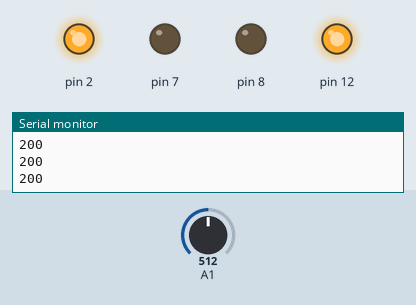
This sketch was run on a simulated Arduino Uno, built with avr-gcc and run on an emulated ATmega328P. Parts: output pins drawn as LEDs (lit = HIGH), the last lines printed to the serial monitor. The inputs (shaded band) are chosen by the test bench; at power-on: A1 = 512.

Above: at 1.2 s.
1.3 s: A1 set to 236
2.8 s: A1 set to 218
At 3.2 s:
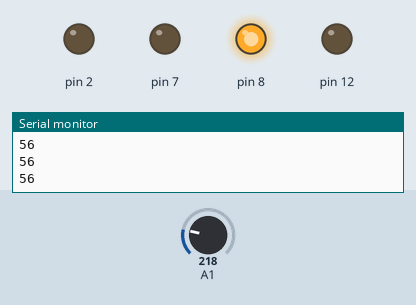
4.3 s: A1 set to 166
5.8 s: A1 set to 138
At 6.7 s:
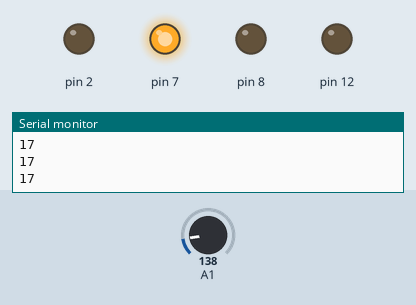
7.3 s: A1 set to 306
At 7.9 s:
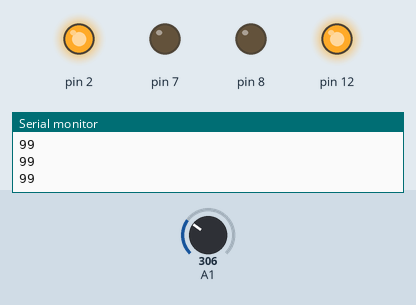
8.8 s: A1 set to 122
At 9.1 s:
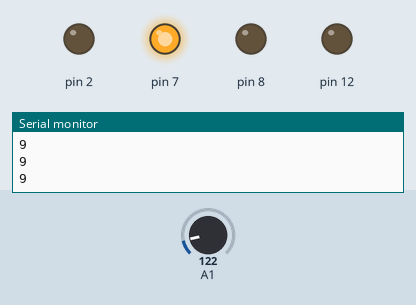
Timing chart, 0 to 11.3 s (numbered marks = the images above; inputs shaded):
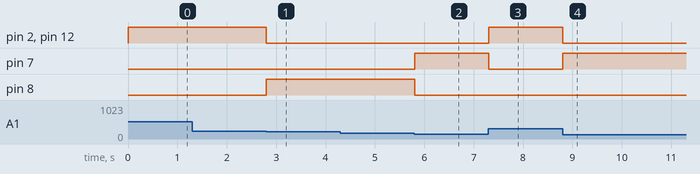

Measured:
- the behaviour switches between 227 and 226 on A1 (found by bisection; images 0 and 1)
- the behaviour switches between 154 and 153 on A1 (found by bisection; images 1 and 2)
- after the input at 2.8 s, pin 2, pin 12: HIGH → LOW at once; pin 8: LOW → HIGH at once
- after the input at 5.8 s, pin 7: LOW → HIGH at once; pin 8: HIGH → LOW at once
- after the input at 7.3 s, pin 2, pin 12: LOW → HIGH at once; pin 7: HIGH → LOW at once
- after the input at 8.8 s, pin 2, pin 12: HIGH → LOW at once; pin 7: LOW → HIGH at once

The sketch:

sicaklik.ino
```cpp
// C++ code
//
int sicaklik = 0;

void setup()
{
  pinMode(A1, INPUT);
  Serial.begin(9600);
  pinMode(7, OUTPUT);
  pinMode(8, OUTPUT);
  pinMode(2, OUTPUT);
  pinMode(12, OUTPUT);
}

void loop()
{
  sicaklik = (-40 + 0.488155 * (analogRead(A1) - 20));
  Serial.println(sicaklik);
  if (sicaklik <= 24) {
    digitalWrite(7, HIGH);
  } else {
    digitalWrite(7, LOW);
  }
  if (sicaklik >= 25 && sicaklik <= 60) {
    digitalWrite(8, HIGH);
  } else {
    digitalWrite(8, LOW);
  }
  if (sicaklik >= 61) {
    digitalWrite(2, HIGH);
    digitalWrite(12, HIGH);
  } else {
    digitalWrite(12, LOW);
    digitalWrite(2, LOW);
  }
  delay(10); // Delay a little bit to improve simulation performance
}
```
